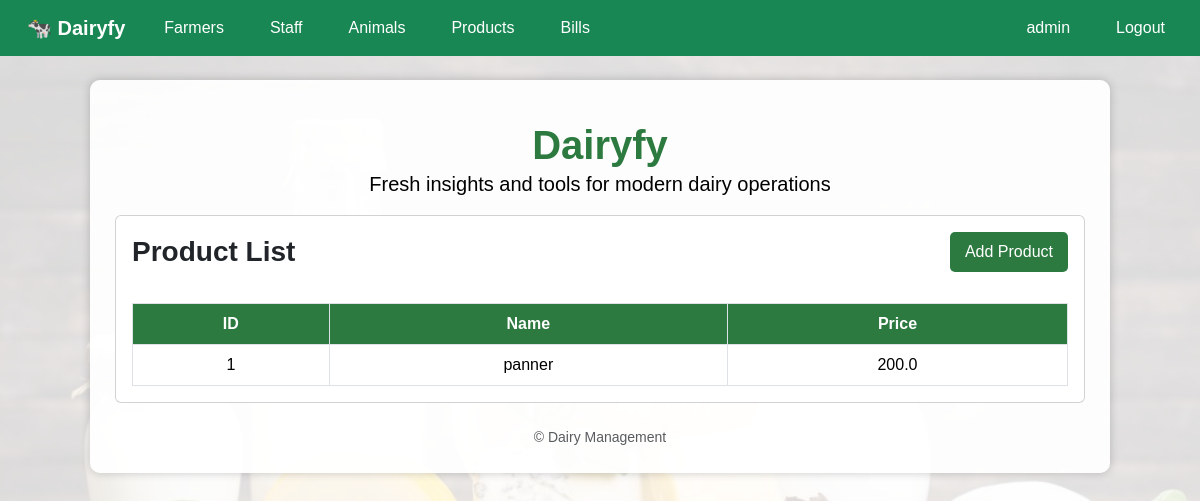
Screenshot of /products/ (signed in) with the database file from the repository.
### dairy_app/models.py (models this page shows, shortened)
class Product(models.Model):
    name = models.CharField(max_length=100)
    price = models.FloatField()

### dairy_app/views.py (the view)
# urls.py: path('products/', views.product_list, name="product_list"),
@login_required
def product_list(request):
    data = Product.objects.all()
    return render(request, "product_list.html", {"data": data, "bg_image": "products.jpg"})

### dairy_app/templates/product_list.html
{% extends 'base.html' %}
{% block content %}
<div class="card">
	<div class="card-body">
		<div class="d-flex justify-content-between align-items-center mb-3">
			<h3 class="card-title mb-0">Product List</h3>
			<a href="{% url 'add_product' %}" class="btn btn-primary">Add Product</a>
		</div>
		<div class="table-responsive">
			<table class="table table-bordered mb-0">
				<thead>
					<tr>
						<th>ID</th>
						<th>Name</th>
						<th>Price</th>
					</tr>
				</thead>
				<tbody>
					{% for i in data %}
					<tr>
						<td>{{ i.id }}</td>
						<td>{{ i.name }}</td>
						<td>{{ i.price }}</td>
					</tr>
					{% endfor %}
				</tbody>
			</table>
		</div>
	</div>
</div>
{% endblock %}

### dairy_app/templates/base.html (shortened to what this page needs)
{% load static %}
<!DOCTYPE html>
<html lang="en">
<head>
        <link href="https://cdn.jsdelivr.net/npm/bootstrap@5.3.2/dist/css/bootstrap.min.css" rel="stylesheet">
        <link rel="stylesheet" href="https://cdnjs.cloudflare.com/ajax/libs/font-awesome/6.4.2/css/all.min.css" />
        <link rel="stylesheet" href="{% static 'css/Dairystyle.css' %}">
</head>
<body
    {% comment %} Choose a dairy-related background based on the current path {% endcomment %}
    {% if request.path == '/login/' %}
        style="background: url('{% static 'images/login.jpg' %}') no-repeat center center fixed; background-size: cover;"
    {% elif 'farmers' in request.path %}
        style="background: url('{% static 'images/farmers.jpeg' %}') no-repeat center center fixed; background-size: cover;"
    {% elif 'staff' in request.path %}
        style="background: url('{% static 'images/staff.png' %}') no-repeat center center fixed; background-size: cover;"
    {% elif 'animals' in request.path %}
        style="background: url('{% static 'images/Cows-in-the-field-215859100.jpg' %}') no-repeat center center fixed; background-size: cover;"
    {% elif 'products' in request.path %}
        style="background: url('{% static 'images/products.jpg' %}') no-repeat center center fixed; background-size: cover;"
    {% elif 'bills' in request.path %}
        style="background: url('{% static 'images/orders.jpg' %}') no-repeat center center fixed; background-size: cover;"
    {% else %}
        style="background: url('{% static 'images/mainimg.jpeg' %}') no-repeat center center fixed; background-size: cover;"
    {% endif %}
>
<nav class="navbar navbar-expand-lg navbar-dark bg-success">
    <div class="container-fluid">
        <a class="navbar-brand" href="{% url 'home' %}">🐄 Dairyfy</a>
        <div class="collapse navbar-collapse" id="mainNav">
            <ul class="navbar-nav me-auto mb-2 mb-lg-0">
                <li class="nav-item"><a class="nav-link" href="{% url 'farmer_list' %}">Farmers</a></li>
                <li class="nav-item"><a class="nav-link" href="{% url 'staff_list' %}">Staff</a></li>
                <li class="nav-item"><a class="nav-link" href="{% url 'animal_list' %}">Animals</a></li>
                <li class="nav-item"><a class="nav-link" href="{% url 'product_list' %}">Products</a></li>
                <li class="nav-item"><a class="nav-link" href="{% url 'bill_list' %}">Bills</a></li>
            </ul>
            <ul class="navbar-nav ms-auto mb-2 mb-lg-0">
                {% if user.is_authenticated %}
                    <li class="nav-item">
                        <a class="nav-link" href="#">{{ user.username }}</a>
                    </li>
                    <li class="nav-item">
                        <a class="nav-link" href="{% url 'logout' %}">Logout</a>
                    </li>
                {% else %}
                    <li class="nav-item"><a class="nav-link" href="{% url 'login' %}">Login</a></li>
                {% endif %}
            </ul>
        </div>
    </div>
</nav>
<main class="container mt-4">
        <div class="py-3 text-center text-white">
            <h1 class="mb-0">Dairyfy</h1>
            <p class="lead mb-0">Fresh insights and tools for modern dairy operations</p>
        </div>
        {% block content %}{% endblock %}
        <footer class="mt-4 text-center text-muted small">
                &copy; {{ now|date:"Y" }} Dairy Management
        </footer>
</main>
</body>
</html>

### dairy_app/static/css/Dairystyle.css (style rules this page uses)
body { margin: 0; padding: 0; font-family: Arial, Helvetica, sans-serif; background: url("/static/images/mainimg.jpeg") no-repeat center center fixed; background-size: cover; color: #222 !important; }
body::before { content: ""; position: fixed; top: 0; left: 0; width: 100%; height: 100%; background: rgba(255, 255, 255, 0.85); z-index: -1; }
nav { background: #43a047; padding: 10px; text-align: center; }
nav a { color: white !important; margin: 0 15px; text-decoration: none; font-size: 18px; font-weight: bold; }
.container { width: 85%; margin: 30px auto; background: rgba(255, 255, 255, 0.92); padding: 25px; border-radius: 10px; box-shadow: 0 0 10px rgba(0, 0, 0, 0.2); }
table { width: 100%; border-collapse: collapse; margin-top: 15px; background-color: white !important; color: #000 !important; }
table th, table td { text-align: center; padding: 10px; }
table th { background: #2c7a3f !important; color: white !important; }
table td { border-bottom: 1px solid #ddd; color: #000 !important; }
button, .btn { padding: 8px 15px; background: #2c7a3f !important; color: white !important; border: none; border-radius: 5px; text-decoration: none; }
h1, h2, h3, h4, h5, h6 { color: #2c7a3f; font-weight: bold; }
a { color: #007bff !important; text-decoration: none; font-weight: 500; }
body, p, span, label, td, th { color: #000 !important; }
table, table th, table td { color: #000 !important; background-color: #fff !important; }
table th { background-color: #2c7a3f !important; color: #fff !important; }

### rows the page displays
Product: id "1", name "panner", price "200.0"

### other values shown
{{ user.username }} "admin"
